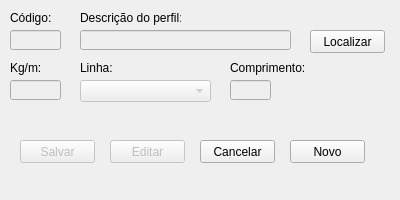
<?xml version="1.0" encoding="UTF-8"?>
<ui version="4.0">
 <class>tela_cadastro_perfil</class>
 <widget class="QMainWindow" name="tela_cadastro_perfil">
  <property name="enabled">
   <bool>true</bool>
  </property>
  <property name="geometry">
   <rect>
    <x>0</x>
    <y>0</y>
    <width>400</width>
    <height>200</height>
   </rect>
  </property>
  <property name="minimumSize">
   <size>
    <width>400</width>
    <height>200</height>
   </size>
  </property>
  <property name="windowTitle">
   <string>Cadastro de Perfil</string>
  </property>
  <widget class="QWidget" name="centralwidget">
   <widget class="QLabel" name="label_codigo">
    <property name="geometry">
     <rect>
      <x>10</x>
      <y>10</y>
      <width>47</width>
      <height>16</height>
     </rect>
    </property>
    <property name="text">
     <string>Código:</string>
    </property>
   </widget>
   <widget class="QLabel" name="label_descricao">
    <property name="geometry">
     <rect>
      <x>80</x>
      <y>10</y>
      <width>101</width>
      <height>16</height>
     </rect>
    </property>
    <property name="text">
     <string>Descrição do perfil:</string>
    </property>
   </widget>
   <widget class="QLineEdit" name="lineEdit_codigo">
    <property name="enabled">
     <bool>false</bool>
    </property>
    <property name="geometry">
     <rect>
      <x>10</x>
      <y>30</y>
      <width>51</width>
      <height>20</height>
     </rect>
    </property>
   </widget>
   <widget class="QLineEdit" name="lineEdit_descricao">
    <property name="enabled">
     <bool>false</bool>
    </property>
    <property name="geometry">
     <rect>
      <x>80</x>
      <y>30</y>
      <width>211</width>
      <height>20</height>
     </rect>
    </property>
   </widget>
   <widget class="QLineEdit" name="lineEdit_peso">
    <property name="enabled">
     <bool>false</bool>
    </property>
    <property name="geometry">
     <rect>
      <x>10</x>
      <y>80</y>
      <width>51</width>
      <height>20</height>
     </rect>
    </property>
   </widget>
   <widget class="QLabel" name="label_peso">
    <property name="geometry">
     <rect>
      <x>10</x>
      <y>60</y>
      <width>47</width>
      <height>16</height>
     </rect>
    </property>
    <property name="text">
     <string>Kg/m:</string>
    </property>
   </widget>
   <widget class="QLineEdit" name="lineEdit_comprimento">
    <property name="enabled">
     <bool>false</bool>
    </property>
    <property name="geometry">
     <rect>
      <x>230</x>
      <y>80</y>
      <width>41</width>
      <height>20</height>
     </rect>
    </property>
   </widget>
   <widget class="QLabel" name="label_comprimento">
    <property name="geometry">
     <rect>
      <x>230</x>
      <y>60</y>
      <width>81</width>
      <height>16</height>
     </rect>
    </property>
    <property name="text">
     <string>Comprimento:</string>
    </property>
   </widget>
   <widget class="QLabel" name="label_linha">
    <property name="geometry">
     <rect>
      <x>80</x>
      <y>60</y>
      <width>81</width>
      <height>16</height>
     </rect>
    </property>
    <property name="text">
     <string>Linha:</string>
    </property>
   </widget>
   <widget class="QComboBox" name="comboBox_linha">
    <property name="enabled">
     <bool>false</bool>
    </property>
    <property name="geometry">
     <rect>
      <x>80</x>
      <y>80</y>
      <width>131</width>
      <height>22</height>
     </rect>
    </property>
    <property name="placeholderText">
     <string>Selecione uma linha</string>
    </property>
    <item>
     <property name="text">
      <string>Linha Suprema</string>
     </property>
    </item>
    <item>
     <property name="text">
      <string>Linha Gold</string>
     </property>
    </item>
    <item>
     <property name="text">
      <string>Linha 25</string>
     </property>
    </item>
    <item>
     <property name="text">
      <string>Linha 30</string>
     </property>
    </item>
   </widget>
   <widget class="QPushButton" name="pushButton_editar">
    <property name="enabled">
     <bool>false</bool>
    </property>
    <property name="geometry">
     <rect>
      <x>110</x>
      <y>140</y>
      <width>75</width>
      <height>23</height>
     </rect>
    </property>
    <property name="text">
     <string>Editar</string>
    </property>
   </widget>
   <widget class="QPushButton" name="pushButton_salvar">
    <property name="enabled">
     <bool>false</bool>
    </property>
    <property name="geometry">
     <rect>
      <x>20</x>
      <y>140</y>
      <width>75</width>
      <height>23</height>
     </rect>
    </property>
    <property name="text">
     <string>Salvar</string>
    </property>
   </widget>
   <widget class="QPushButton" name="pushButton_cancelar">
    <property name="geometry">
     <rect>
      <x>200</x>
      <y>140</y>
      <width>75</width>
      <height>23</height>
     </rect>
    </property>
    <property name="text">
     <string>Cancelar</string>
    </property>
   </widget>
   <widget class="QPushButton" name="pushButton_novo">
    <property name="geometry">
     <rect>
      <x>290</x>
      <y>140</y>
      <width>75</width>
      <height>23</height>
     </rect>
    </property>
    <property name="text">
     <string>Novo</string>
    </property>
   </widget>
   <widget class="QPushButton" name="pushButton_localizar">
    <property name="geometry">
     <rect>
      <x>310</x>
      <y>30</y>
      <width>75</width>
      <height>23</height>
     </rect>
    </property>
    <property name="text">
     <string>Localizar</string>
    </property>
   </widget>
  </widget>
 </widget>
 <resources/>
 <connections/>
</ui>
